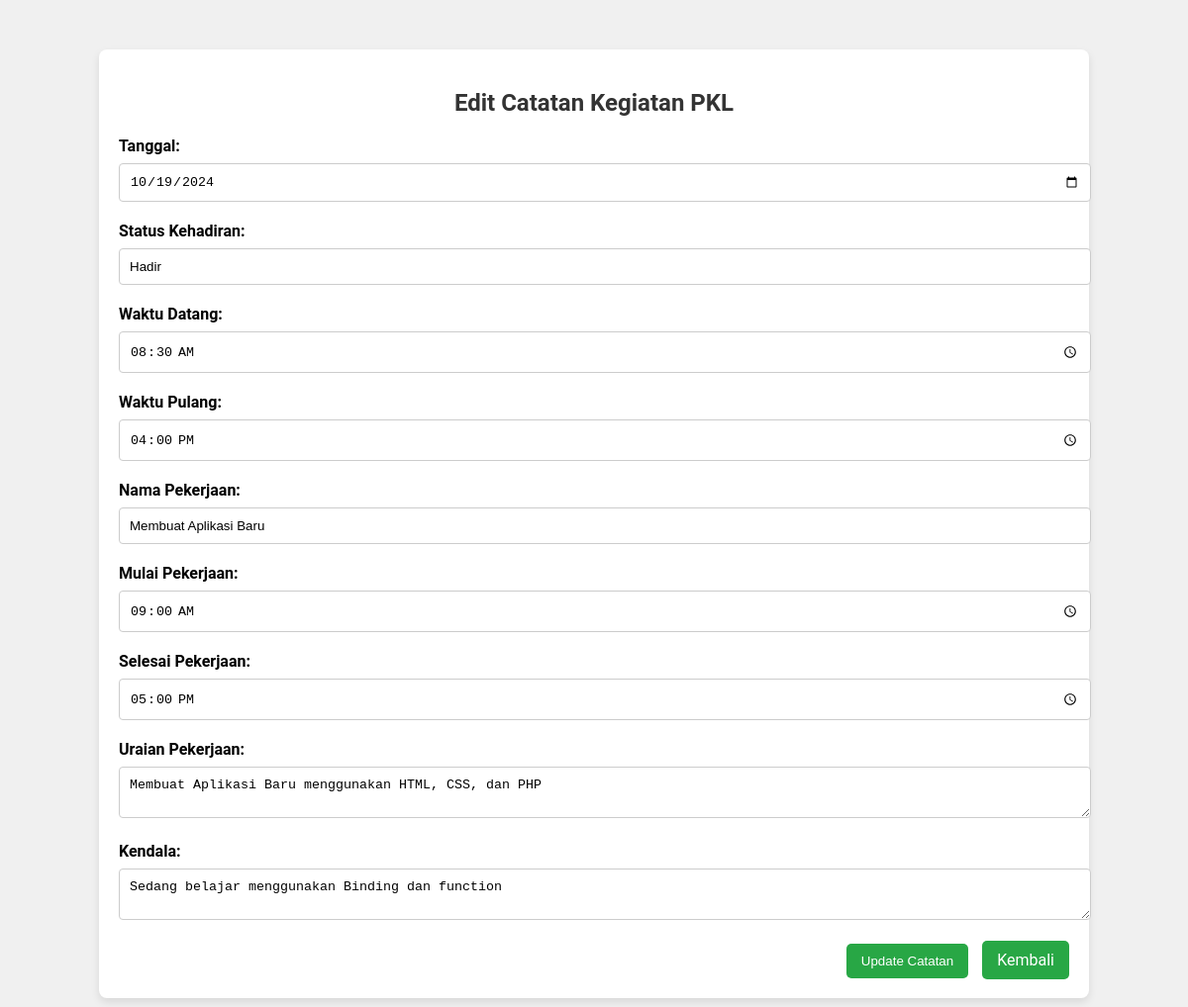
/edit_catatan.php?id=4, run on the app's committed database.
### tables this page shows
CREATE TABLE jadwal_pkl (
    id INTEGER PRIMARY KEY AUTOINCREMENT,
    tanggal TEXT NOT NULL,
    status_kehadiran TEXT NOT NULL,
    waktu_datang TEXT NOT NULL,
    waktu_pulang TEXT NOT NULL,
    nama_pekerjaan TEXT NOT NULL,
    mulai_pekerjaan TEXT NOT NULL,
    selesai_pekerjaan TEXT NOT NULL,
    uraian_pekerjaan TEXT NOT NULL,
    kendala TEXT NOT NULL
    );

### functions.php (called while the page is built, shortened)
<?php
function ambil_catatan_by_id($id)
{
    $db = connect_db();
    $query = "SELECT * FROM " . TABLE_NAME . " WHERE id = :id";
    $stmt = $db->prepare($query);
    $stmt->bindValue(':id', $id, SQLITE3_INTEGER);
    $result = $stmt->execute();
    return $result ? $result->fetchArray(SQLITE3_ASSOC) : false;
}

### edit_catatan.php (the view, shortened to what this page needs)
<?php
require_once 'functions.php';
$id = $_GET['id'];
$catatan = ambil_catatan_by_id($id);
?>
<!DOCTYPE html>
<html lang="en">
<head>
    <link rel="stylesheet" href="css/edit.css">
</head>
<body>
    <div class="container">
        <h2>Edit Catatan Kegiatan PKL</h2>
        <form action="edit_catatan.php?id=<?php echo $id; ?>" method="POST">
            <label for="tanggal">Tanggal:</label>
            <input type="date" name="tanggal" id="tanggal" value="<?php echo $catatan['tanggal']; ?>" required>
            <label for="status_kehadiran">Status Kehadiran:</label>
            <input type="text" name="status_kehadiran" id="status_kehadiran" value="<?php echo $catatan['status_kehadiran']; ?>" required>
            <label for="waktu_datang">Waktu Datang:</label>
            <input type="time" name="waktu_datang" id="waktu_datang" value="<?php echo $catatan['waktu_datang']; ?>" required>
            <label for="waktu_pulang">Waktu Pulang:</label>
            <input type="time" name="waktu_pulang" id="waktu_pulang" value="<?php echo $catatan['waktu_pulang']; ?>" required>
            <label for="nama_pekerjaan">Nama Pekerjaan:</label>
            <input type="text" name="nama_pekerjaan" id="nama_pekerjaan" value="<?php echo $catatan['nama_pekerjaan']; ?>" required>
            <label for="mulai_pekerjaan">Mulai Pekerjaan:</label>
            <input type="time" name="mulai_pekerjaan" id="mulai_pekerjaan" value="<?php echo $catatan['mulai_pekerjaan']; ?>" required>
            <label for="selesai_pekerjaan">Selesai Pekerjaan:</label>
            <input type="time" name="selesai_pekerjaan" id="selesai_pekerjaan" value="<?php echo $catatan['selesai_pekerjaan']; ?>" required>
            <label for="uraian_pekerjaan">Uraian Pekerjaan:</label>
            <textarea name="uraian_pekerjaan" id="uraian_pekerjaan" required><?php echo $catatan['uraian_pekerjaan']; ?></textarea>
            <label for="kendala">Kendala:</label>
            <textarea name="kendala" id="kendala"><?php echo $catatan['kendala']; ?></textarea>
            <div class="actions">
                <button type="submit">Update Catatan</button>
                <a href="index.php">Kembali</a>
            </div>
        </form>
    </div>
</body>
</html>

### css/edit.css (style rules this page uses)
body { font-family: 'Roboto', sans-serif; background-color: #f0f0f0; margin: 0; padding: 0; }
.container { width: 80%; margin: 50px auto; background-color: #fff; border-radius: 8px; padding: 20px; box-shadow: 0 4px 8px rgba(0, 0, 0, 0.1); }
h2 { text-align: center; color: #333; margin-bottom: 20px; }
form { width: 100%; }
label { display: block; margin-bottom: 8px; font-weight: bold; }
input, textarea { width: 100%; padding: 10px; margin-bottom: 20px; border: 1px solid #ccc; border-radius: 4px; }
.actions { text-align: right; }
.actions button, .actions a { background-color: #28a745; color: #fff; padding: 10px 15px; border: none; border-radius: 5px; cursor: pointer; text-decoration: none; }
.actions a { margin-left: 10px; }

### data on the page
jadwal_pkl: tanggal "10/19/2024", status_kehadiran "Hadir", waktu_datang "08:30", waktu_pulang "16:00", nama_pekerjaan "Membuat Aplikasi Baru", mulai_pekerjaan "09:00", selesai_pekerjaan "17:00", uraian_pekerjaan "Membuat Aplikasi Baru menggunakan HTML, CSS, dan PHP", kendala "Sedang belajar menggunakan Binding dan function"
